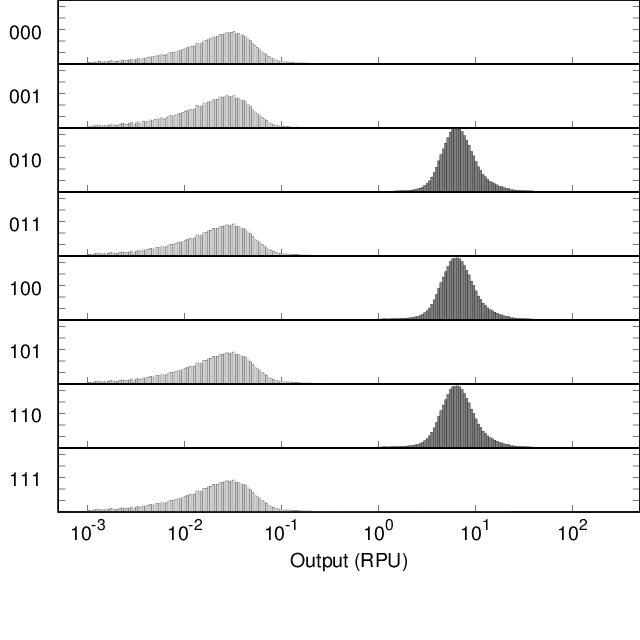

Recreate this plot in gnuplot.
set output "SimAnnealing_0x00_001_A000_P3_PhlF_gate.eps"
set terminal postscript  eps  enhanced color "Helvetica, 35" size 8,8
reset
set xtics nomirror
set tics scale 2
set logscale x
set format y "" 
set format x "" 
set xtics (0.001, 0.01, 0.1, 0, 1, 10, 100)
set ytics 0.01
set border 15 lw 2
set lmargin 5
set bmargin 0
set rmargin 0
set tmargin 0
max=500 #max value
min=0.0005 #min value
set xrange [min:max]
set yrange [-0.0002:0.0557513]
set style fill solid 0.5 #fillstyle
set multiplot layout 10,1 rowsfirst
set ylabel "000" rotate by 0
plot "SimAnnealing_0x00_001_A000_P3_PhlF_gate.txt" u (10**$1):2 w boxes lc rgb "dark-gray" notitle
set ylabel "001" rotate by 0
plot "SimAnnealing_0x00_001_A000_P3_PhlF_gate.txt" u (10**$1):3 w boxes lc rgb "dark-gray" notitle
set ylabel "010" rotate by 0
plot "SimAnnealing_0x00_001_A000_P3_PhlF_gate.txt" u (10**$1):4 w boxes lc rgb "black" notitle
set ylabel "011" rotate by 0
plot "SimAnnealing_0x00_001_A000_P3_PhlF_gate.txt" u (10**$1):5 w boxes lc rgb "dark-gray" notitle
set ylabel "100" rotate by 0
plot "SimAnnealing_0x00_001_A000_P3_PhlF_gate.txt" u (10**$1):6 w boxes lc rgb "black" notitle
set ylabel "101" rotate by 0
plot "SimAnnealing_0x00_001_A000_P3_PhlF_gate.txt" u (10**$1):7 w boxes lc rgb "dark-gray" notitle
set ylabel "110" rotate by 0
plot "SimAnnealing_0x00_001_A000_P3_PhlF_gate.txt" u (10**$1):8 w boxes lc rgb "black" notitle
set ylabel "111" rotate by 0
set format x "10^{%T}" 
set xlabel "Output (RPU)" 
plot "SimAnnealing_0x00_001_A000_P3_PhlF_gate.txt" u (10**$1):9 w boxes lc rgb "dark-gray" notitle
unset multiplot
